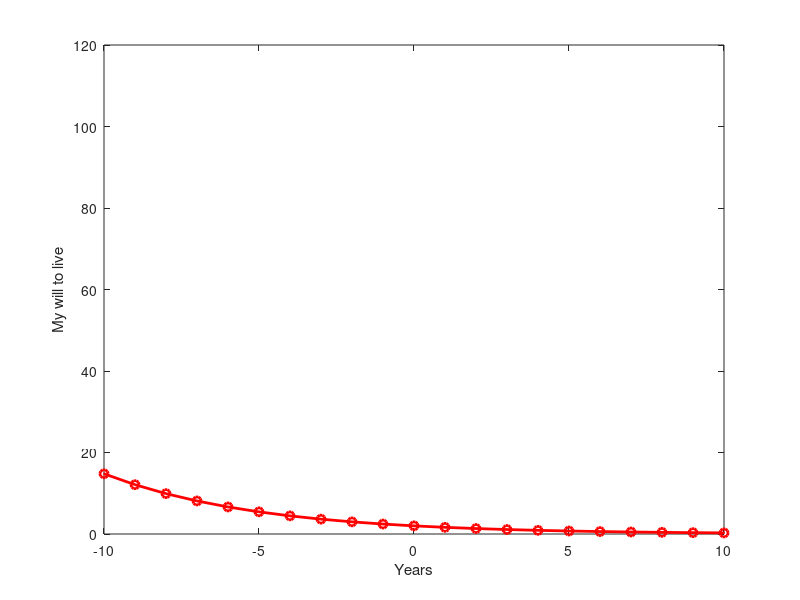

This chart was generated by the following MATLAB code:
clear all; clc;

x = -20:1:20; % Replace the strings with the correct numbers
% Calculate the function
y = 2*exp(-0.2*x);
% Plot the function
plot(x,y, '-o', 'LineWidth', 2, 'Color', [1,0,0])
xlim([-10 10])

% X label and Y label
ylabel("My will to live")
xlabel("Years")
